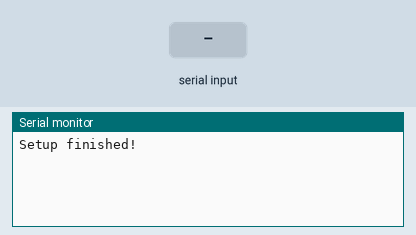
Simulated run of this sketch. Board: Arduino Mega 2560, built with avr-gcc and run on an emulated ATmega2560. Shown: the last lines printed to the serial monitor. The test bench sets the inputs (shaded band).

Above: at 1.2 s.
1.3 s: "1" received over the second serial link
At 2.2 s:
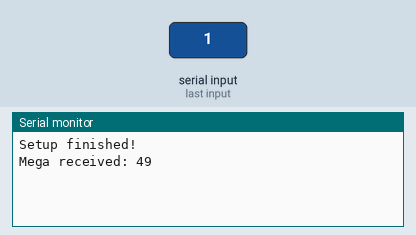
2.8 s: "0" received over the second serial link
At 3.3 s:
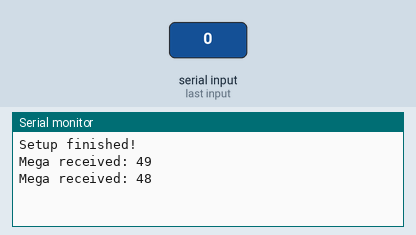
4.3 s: "2" received over the second serial link
At 5.6 s:
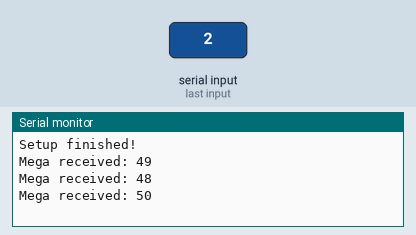

The sketch:

UART_Tester.ino
```cpp
int32_t outByte = 99999;

void setup() {
  Serial.begin(115200);
  Serial1.begin(115200);

  Serial.println("Setup finished!");
}

// the loop function runs over and over again forever
void loop() {

    Serial1.write(outByte);
}

void serialEvent1(){
    int32_t inByte = Serial1.read();
    Serial.print("Mega received: ");
    Serial.println(inByte);

    //Serial1.write(outByte);
    outByte--;
}
```

Measured:
- after the input at 1.3 s, the serial monitor: prints a new line at once (image 1)
- after the input at 2.8 s, the serial monitor: prints a new line at once (image 2)
- after the input at 4.3 s, the serial monitor: prints a new line at once (image 3)
